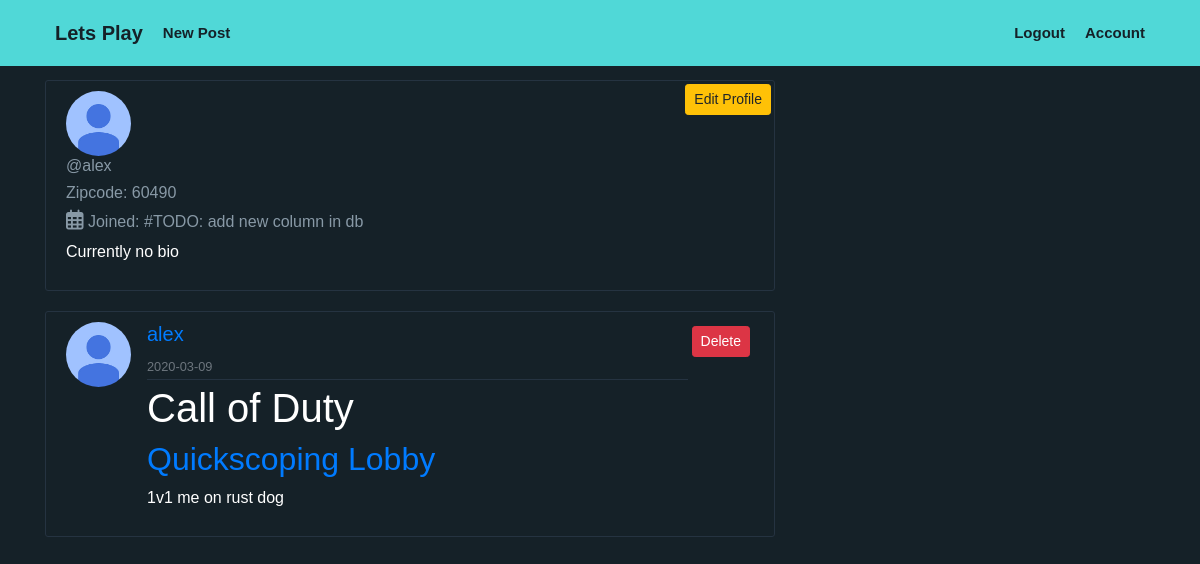
Before: /account (signed in) with the older database file.
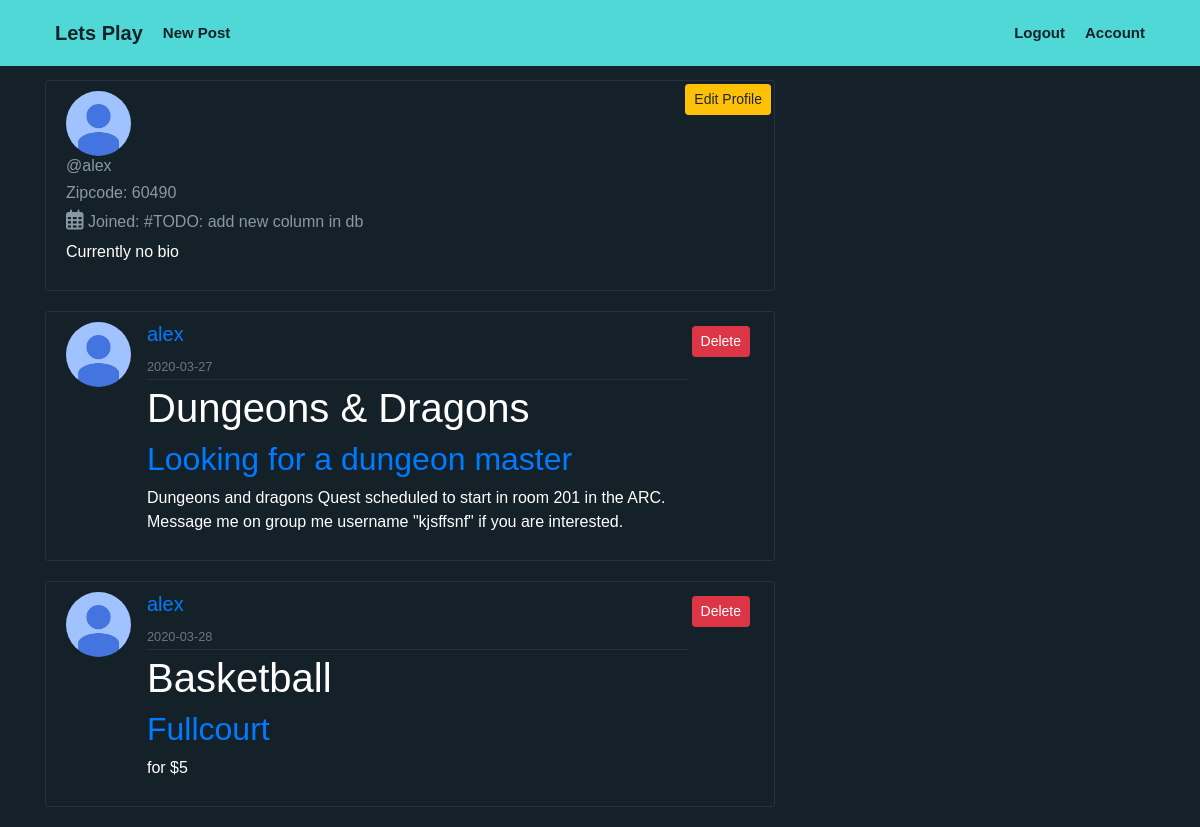
After: the same page with the newer database file.
### src/models.py (models this page shows, shortened)
class Post(db.Model):
    id = db.Column(db.Integer, primary_key=True)
    title = db.Column(db.String(25), nullable=False)  #optional title to post
    game = db.Column(db.String(100),nullable=True ) #Change to entered from menu on form
    date_posted = db.Column(db.DateTime, nullable=False, default=datetime.utcnow)
    content = db.Column(db.Text, nullable=False)
    user_id = db.Column(db.Integer, db.ForeignKey('user.id'), nullable=False)

class User(db.Model, UserMixin):
    id = db.Column(db.Integer, primary_key=True)                                #Each user is given a unique id number
    firstname = db.Column(db.String(20),  nullable=True)
    last_name = db.Column(db.String(20),  nullable=True)                             #User's full name
    username = db.Column(db.String(20), unique=True, nullable=False)            #Each user will be able to create a unique username of length 20
    email = db.Column(db.String(50), unique=True, nullable=False)              #Every user will need to register with an email address (maybe?)
    image_file = db.Column(db.String(20), nullable=False, default='default.jpg')#Each user has a profile pic. uploaded or default
    password = db.Column(db.String(64), nullable=False)                         #Users will have a password of up to size 64 chars
    posts = db.relationship('Post', backref='author', lazy=True)              #Posts from users will be associated with them? (maybe?)
    zipcode = db.Column(db.String(5), nullable=False)
    bio = db.Column(db.String(144), nullable=True)

### src/users/routes.py (the view)
@users.route("/account", methods=['GET', 'POST'])
@login_required
def account():
    page = request.args.get('page',1, type=int)
    posts = Post.query.filter_by(user_id=current_user.id).paginate(page=page,per_page=5)##posts per page:
    return render_template("account.html", posts=posts)

### src/models.py (called while the page is built)
@login_manager.user_loader
def load_user(user_id):
    return User.query.get(int(user_id))

### src/templates/account.html (shortened to what this page needs)
{% extends "layout.html" %}
{% block content %}
<div class="profile content-section">
  <img class="rounded-circle article-img" src="{{ url_for('static', filename='profile_pics/' + current_user.image_file) }}">
  <div class="profile-details-block">
    <div class="profile-detail">
      <h6 class="username"> @{{ current_user.username }} </h6>
    </div>
    <div class="profile-detail">
      <h6 class="user-details">
        Zipcode: {{ current_user.zipcode }}
      </h6>
    </div>
    <div class="profile-detail">
      <h6 class="user-details">
        <i style='font-size:20px' class='far'>&#xf073;</i> Joined: #TODO: add new column in db
    </div>
    <div class="bio-block">
      {% if current_user.bio %}
        <p class="bio-text"> {{ current_user.bio }}</p>
      {% else %}
        <p class="bio-text">Currently no bio</p>
       {% endif %}
    </div>
  </div>
  <div class="edit-account-modal">
    <div class="edit-profile-btn">
      <button type="button" class="btn btn-warning btn-sm m-1" data-toggle="modal" data-target="#editProfileModal">Edit Profile</button>
    </div>
  </div>
</div>
{% for post in posts.items %}
        <article class="media content-section">
            <img class="rounded-circle article-img" src="{{ url_for('static', filename='profile_pics/' + post.author.image_file) }}">
            <div class="media-body">
              <div class="article-metadata">
                <h5 class="username" style="text-decoration: none; color: rgb(136,153,166);"> <a stlye="color:rgb(136,153,166);" href="{{url_for('users.user_page', username=post.author.username) }}">{{ post.author.username }}</a> </h5>
                <small class="text-muted">{{ post.date_posted.strftime('%Y-%m-%d') }}</small>
              </div>
              <h1> {{ post.game }}</h1>
              <h2><a class="article-title" href="{{url_for('posts.post', post_id=post.id )}}">{{ post.title }}</a></h2>
              <p class="article-content">{{ post.content }}</p>
            </div>
            {% if post.author == current_user %}
            <div>
                <button type="button" class="btn btn-danger btn-sm m-1" data-toggle="modal" data-target="#deleteModal">Delete</button>
            </div>
        {% endif %}
        </article>
 {% endfor %}
{% endblock %}

Changed rows visible on the page:
removed Post: image_file (placeholder picture), author.username "alex", date_posted "2020-03-09", game "Call of Duty", title "Quickscoping Lobby", content "1v1 me on rust dog"
added Post: image_file (placeholder picture), author.username "alex", date_posted "2020-03-27", game "Dungeons & Dragons", title "Looking for a dungeon master", content "Dungeons and dragons Quest scheduled to start in room 201 in the ARC. Message me on group me username \"kjsffsnf\" if you are interested."
added Post: image_file (placeholder picture), author.username "alex", date_posted "2020-03-28", game "Basketball", title "Fullcourt", content "for $5"
